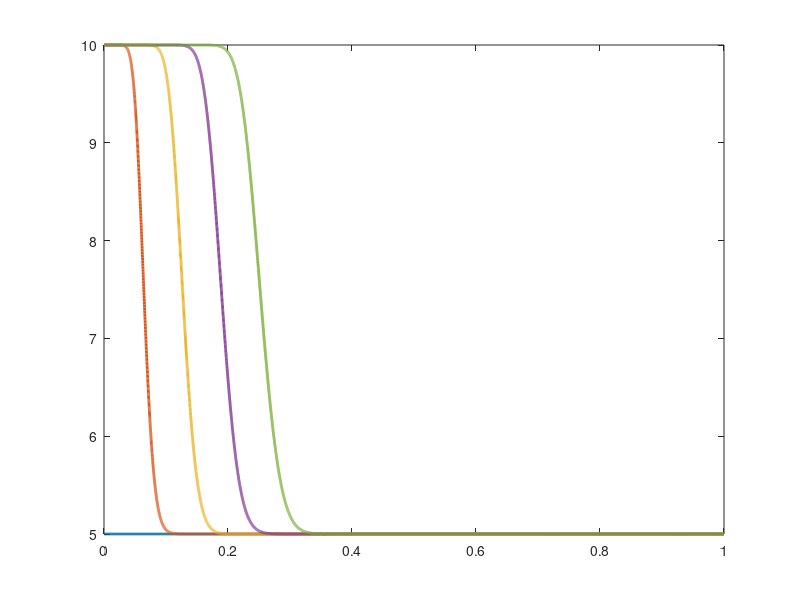

This chart was generated by the following MATLAB code:
% Esercitazione 13, esercizio 1
% Simone Canevarolo
% S269893
% 15/03/2024

clear all
close all
clc

ro = 140; % densità, kg/m^3
cp = 6e3; % calore specifico, J/kg/K
dd = 5e-3; % diamentro, m
ll = 1; % lunghezza, m

uu = 0.25e-2; % velocità elio, m/s
Tini = 5; % temperatura iniziale barra, K
T0 = 10; % temperatura all'inizio della barra a t>0, K

dx = 1e-4;
xx = (0:dx:ll)';
Nx = length(xx);

dt = 1; % tempo, s
aa = uu*dt/dx;

tfin = 100; % tempo finale, s
tt = (0:dt:tfin);
Nt = length(tt);

tplot = [25 50 75 100];
iplot = round(tplot/dt)+1;
count = 1;

TTin = Tini*ones(Nx,1);
Tguess = TTin;

% non serve sup_diag
main_diag = (1+aa)*ones(Nx,1);
sub_diag = -aa*ones(Nx,1);

Band = [sub_diag, main_diag];

AA = spdiags(Band,-1:0,Nx,Nx);

AA(1,1) = 1;

figure(1)
plot(xx,TTin,'LineWidth',2)
hold on

for iterazioni = 1:Nt

    Tguess(1) = T0;

    TT = AA\Tguess;
    Tguess = TT;

    if iterazioni == iplot(count)

        plot(xx,TT,'LineWidth',2);
        count = count+1;

    end

end